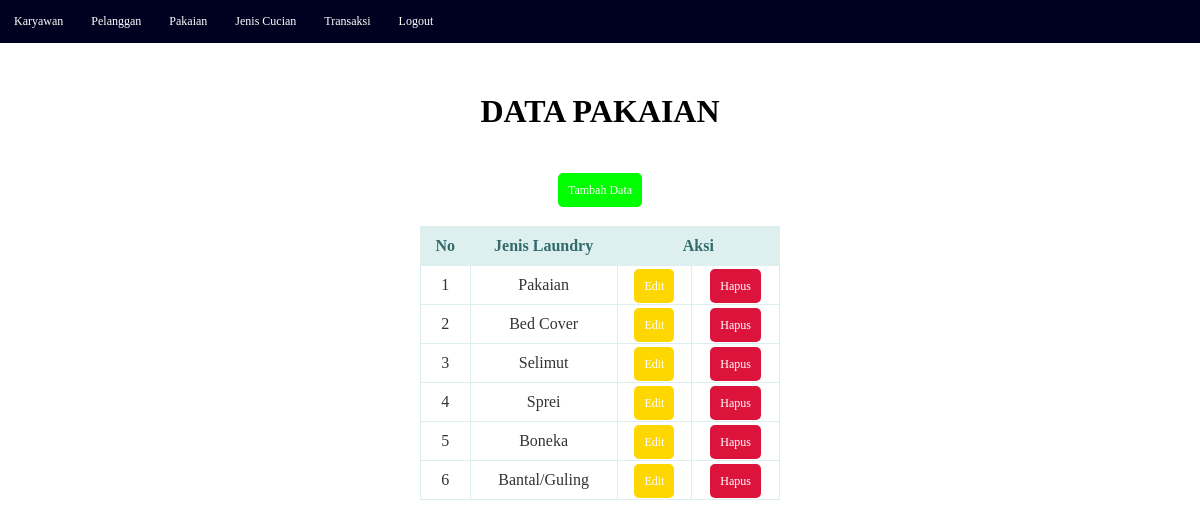
Page /index.php/pakaian on the committed database.
### tables this page shows
CREATE TABLE `pakaian` (
  `id_pakaian` int(5) NOT NULL,
  `nama_pakaian` varchar(20) NOT NULL
);

### application/controllers/Pakaian.php (called while the page is built, shortened)
<?php
class Pakaian extends CI_Controller
{
	public function __construct()
	{
		$this->load->model('Pakaian_model');
	}
	public function index()
	{
		$data['pakaian']=$this->Pakaian_model->lihat_data();
		$this->load->view('pakaian_view', $data);
	}
}

### index.php (called while the page is built, shortened)
<?php
require_once BASEPATH.'core/CodeIgniter.php';

### application/models/Pakaian_model.php (called while the page is built, shortened)
<?php
class Pakaian_model extends CI_Model
{
public function lihat_data()
	{
		return $this->db->get('pakaian')->result();
	}
}

### application/views/pakaian_view.php (the view, shortened to what this page needs)
<!DOCTYPE html>
<html lang="en">
<head>
	<link rel="stylesheet" type="text/css" href="<?php echo base_url('assets/css/cssjenis.css') ?>">
</head>
<body>
	<header>
		<ul>
			<li><a href="<?php echo ('karyawan') ?>">Karyawan</a></li>
			<li><a href="<?php echo ('pelanggan') ?>">Pelanggan</a></li>
			<li><a href="<?php echo ('pakaian') ?>">Pakaian</a></li>
			<li><a href="<?php echo ('jeniscucian') ?>">Jenis Cucian</a></li>
			<li><a href="<?php echo ('transaksi') ?>">Transaksi</a></li>
			<li><a href="<?php echo ('logout') ?>">Logout</a></li>
		</ul>
	</header>
	<center><h1>Data Pakaian</h1></center>
	<center><a class="tambah" href="<?php echo ('pakaian/tambah_data') ?>">Tambah Data</a></center><br>
	<table>
		<thead>
			<tr>
				<th>No</th>
				<th>Jenis Laundry</th>
				<th colspan="2">Aksi</th>
			</tr>
		</thead>
		<tbody>
			<?php
			$no = 1;
			foreach ($pakaian as $row) { ?>
				<tr align="center">
					<td><?php echo $no++ ?></td>
					<td><?php echo $row->nama_pakaian ?></td>
					<td align="center">
						<a class="edit" href="<?php echo ("pakaian/edit/{$row->id_pakaian}") ?>">Edit</a>
					</td>
					<td align="center">
						<a class="hapus" href="<?php echo ("pakaian/hapus/{$row->id_pakaian}") ?>">Hapus</a>
					</td>
				</tr>
			<?php } ?>
		</tbody>
	</table>
</body>

### assets/css/cssjenis.css (style rules this page uses)
* { font-family: "Trebuchet MS"; padding: 0; margin: 0; text-decoration: none; list-style: none; box-sizing: border-box; }
h1 { text-transform: uppercase; color: #000; margin-top: 50px; margin-bottom: 50px; }
table { border: 1px solid #ddeeee; border-collapse: collapse; border-spacing: 0; width: 30%; margin: 10px auto 10px auto; }
table thead th { background-color: #ddefef; border: 1px solid #ddeeee; color: #336b6b; padding: 10px; text-align: center; }
table tbody td { border: 1px solid #ddeeee; color: #333; padding: 10px; }
a { color: #fff; padding: 10px; font-size: 12px; text-decoration: none; border-radius: 5px; }
.tambah { background-color: #00FF00; }
.edit { background-color: #FFD700; }
.hapus { background-color: #DC143C; }
ul { list-style-type: none; margin: 0; padding: 0; overflow: hidden; background-color: #000020; }
li { float: left; }
li a { display: block; color: #fff; text-align: center; padding: 14px; text-decoration: none; }
header { height: 100%; background-color: #F0F0FF; width: 100%; }

### rows in the picture
pakaian: nama_pakaian "Pakaian"
pakaian: nama_pakaian "Bed Cover"
pakaian: nama_pakaian "Selimut"
pakaian: nama_pakaian "Sprei"
pakaian: nama_pakaian "Boneka"
pakaian: nama_pakaian "Bantal/Guling"
